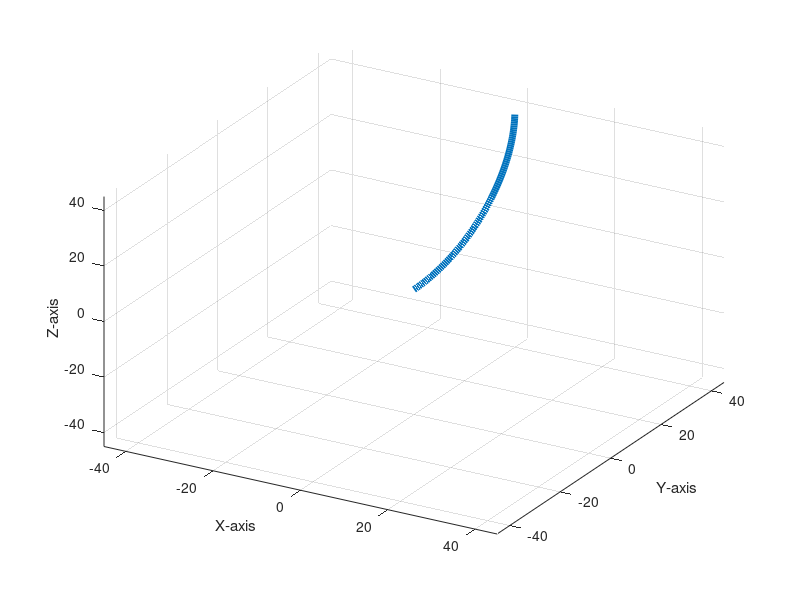

This chart was generated by the following MATLAB code:
clear
clc

clear 
clc

s = 3*pi/2:pi/200:2*pi- (atan(1/32));

x = 0*s;
y = (40).*cos(s);
z = (40).*sin(s) + 40;
coords = [x; y; z];

figure
grid on;
hold on;
xlabel('X-axis');
ylabel('Y-axis');
zlabel('Z-axis');
xlim([-45,45]);
ylim([-45,45]);
zlim([-45,45]);
view([30 35]);

% StartHeight = 77.8761;
% GRadials = [length(coords)];
% Gindex = 1;
% 
% for i = 1:length(coords)
%     Radius = 40;
%     
%     GRadials(Gindex) = (2 * 9.81 * (125 - (StartHeight + z(Gindex) + 37.9473319220205)))/ (Radius * 9.81); % The 37.9473319220205 account for an offset due to the used graphing method
%     
%     Gindex = Gindex + 1;
% end

plot = plot3(coords(1,:), coords(2,:), coords(3,:), 'LineWidth', 5);